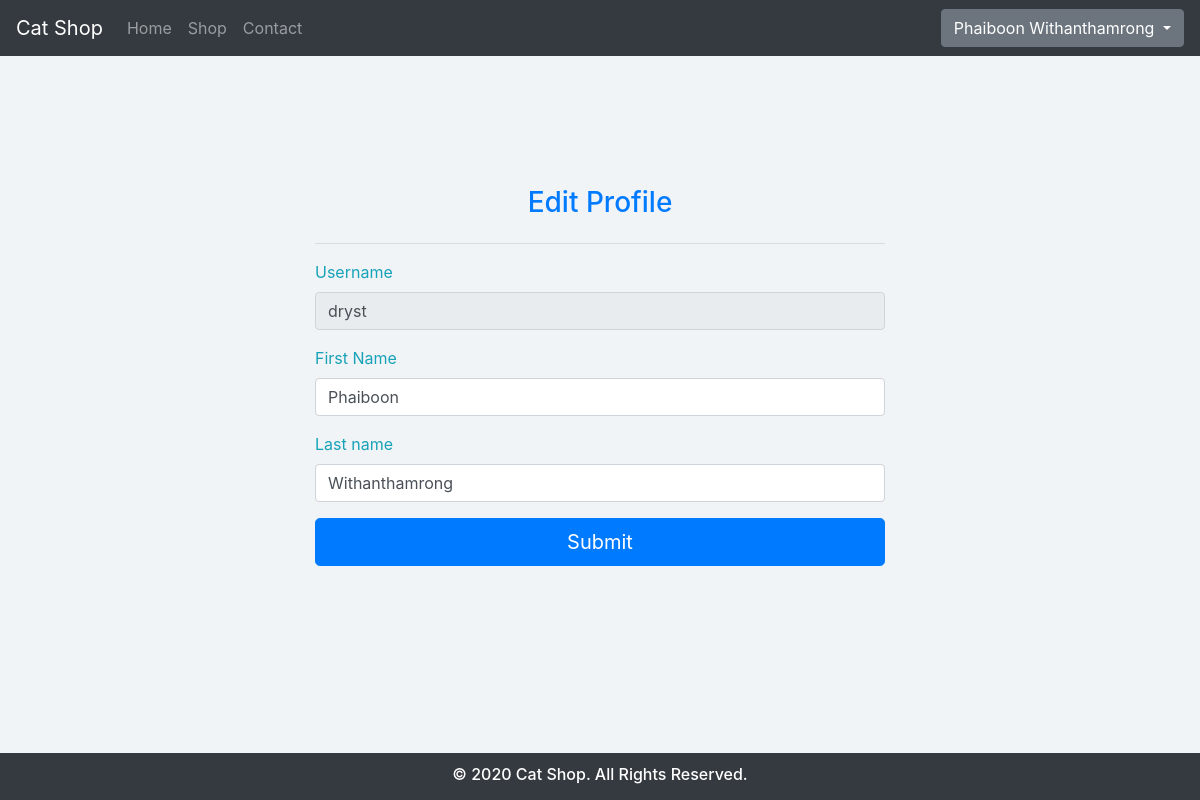
/profile.php (signed in), run on the app's committed database.
### tables this page shows
CREATE TABLE `account` (
  `id` int(3) NOT NULL,
  `username` varchar(20) NOT NULL,
  `password` varchar(20) NOT NULL,
  `firstname` varchar(30) NOT NULL,
  `lastname` varchar(30) NOT NULL,
  `type` int(1) NOT NULL
);

### profile.php (called while the page is built)
<?php
  require_once('layouts/header.php');
  require_once('pages/profile.page.php');
  require_once('layouts/footer2.php');
?>

### pages/profile.page.php (the view, shortened to what this page needs)
<?php
  $username = $data['username'];
  $firstname = $data['firstname'];
  $lastname = $data['lastname'];
?>
<div class="form-center fade-in">
  <form class="form-regis" method="post" action="./controllers/profile.controller.php">
    <h3 class="mb-4 text-primary text-center">Edit Profile</h3>
    <hr>
    <div class="form-group">
      <label for="username" class="text-info">Username</label>
      <input type="text" class="form-control" id="username" placeholder="Username" value="<?php echo $username ?>"
        required disabled>
    </div>
    <div class="form-group">
      <label for="firstname" class="text-info">First Name</label>
      <input type="text" class="form-control" id="firstname" name="firstname" placeholder="First Name"
        value="<?php echo $firstname ?>" required>
    </div>
    <div class="form-group">
      <label for="lastname" class="text-info">Last name</label>
      <input type="text" class="form-control" id="lastname" name="lastname" placeholder="Last Name"
        value="<?php echo $lastname ?>" required>
    </div>
    <button class="btn btn-lg btn-primary btn-block" type="submit">
      Submit
    </button>
  </form>
</div>

### layouts/header.php (shortened to what this page needs)
<?php
  require_once("./config/connect.php");
?>
<?php
  $rows = 0;
  if (!empty($_SESSION['id'])) {
    $id = $_SESSION['id'];
    $sql = "SELECT * FROM account WHERE account.id = '$id'";
    $qry = mysqli_query($conn, $sql);
    $data = mysqli_fetch_array($qry);
    $rows = mysqli_num_rows($qry);
  }
?>
<!DOCTYPE html>
<html lang="th">
<head>
  <link rel="stylesheet" href="public/css/style.css">
  <link rel="stylesheet" href="public/css/aos.css">
  <link rel="stylesheet" href="public/css/animate.min.css">
  <link rel="stylesheet" href="public/bootstrap/css/bootstrap.min.css">
  <link rel="stylesheet" href="public/fontawesome/css/all.min.css">
</head>
<body style="background-color: #f1f4f7;">
  <nav class="navbar navbar-dark bg-dark navbar-expand-lg">
    <a class="navbar-brand" href="./home.php">Cat Shop</a>
    <div class="collapse navbar-collapse" id="navbarSupportedContent">
      <ul class="navbar-nav mr-auto">
        <li class="nav-item">
          <a class="nav-link" href="./home.php">Home <span class="sr-only">(current)</span></a>
        </li>
        <li class="nav-item">
          <a class="nav-link" href="./shop.php">Shop</a>
        </li>
        <li class="nav-item">
          <a class="nav-link" href="./contact.php">Contact</a>
        </li>
      </ul>
      <div class="form-inline my-2 my-lg-0">
        <?php
          if ($rows == 1) {
            $fullname = $data['firstname'] . ' ' .$data['lastname'];
            echo "
              <div class='btn-group'>
                <div class='dropdown'>
                  <button class='btn btn-secondary dropdown-toggle' type='button' data-toggle='dropdown' aria-haspopup='true' aria-expanded='false'>
                  $fullname
                  </button>
                  <div class='dropdown-menu dropdown-menu-right' aria-labelledby='dropdownMenuButton'>
                    <a class='dropdown-item' href='./profile.php'><i class='fas fa-edit'></i> Edit Profile</a>
                    <a class='dropdown-item' href='./change_pass.php'><i class='fas fa-key'></i> Change Password</a>
                    <a class='dropdown-item' href='./logout.php'><i class='fas fa-sign-out-alt'></i> Log Out</a>
                  </div>
                </div>
              </div>
            ";
          }
        ?>
      </div>
    </div>
  </nav>

### public/css/style.css (style rules this page uses)
.fade-in { animation: fadeIn ease 1s; }
.form-center { position: absolute; display: flex; align-items: center; width: 100%; height: 80%; }
.form-regis { width: 100%; max-width: 600px; padding: 15px; margin: auto; }

### data on the page
account: fullname "Phaiboon Withanthamrong", username "dryst", firstname "Phaiboon", lastname "Withanthamrong"
